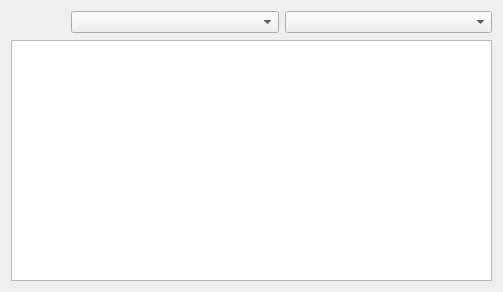
<?xml version="1.0" encoding="UTF-8"?>
<ui version="4.0">
 <class>mdiForm</class>
 <widget class="QWidget" name="mdiForm">
  <property name="geometry">
   <rect>
    <x>0</x>
    <y>0</y>
    <width>503</width>
    <height>292</height>
   </rect>
  </property>
  <property name="sizePolicy">
   <sizepolicy hsizetype="Expanding" vsizetype="Expanding">
    <horstretch>0</horstretch>
    <verstretch>0</verstretch>
   </sizepolicy>
  </property>
  <property name="windowTitle">
   <string/>
  </property>
  <layout class="QVBoxLayout" name="verticalLayout">
   <property name="sizeConstraint">
    <enum>QLayout::SetMaximumSize</enum>
   </property>
   <item>
    <layout class="QHBoxLayout" name="horizontalLayout">
     <item>
      <widget class="QToolButton" name="toolButton_backward">
       <property name="text">
        <string/>
       </property>
       <property name="icon">
        <iconset resource="../icons.qrc">
         <normaloff>:/icons/16x16/go-previous.png</normaloff>:/icons/16x16/go-previous.png</iconset>
       </property>
       <property name="toolButtonStyle">
        <enum>Qt::ToolButtonIconOnly</enum>
       </property>
       <property name="autoRaise">
        <bool>true</bool>
       </property>
      </widget>
     </item>
     <item>
      <widget class="QToolButton" name="toolButton_forward">
       <property name="text">
        <string/>
       </property>
       <property name="icon">
        <iconset resource="../icons.qrc">
         <normaloff>:/icons/16x16/go-next.png</normaloff>:/icons/16x16/go-next.png</iconset>
       </property>
       <property name="autoRaise">
        <bool>true</bool>
       </property>
      </widget>
     </item>
     <item>
      <widget class="QComboBox" name="comboBox_books"/>
     </item>
     <item>
      <widget class="QComboBox" name="comboBox_chapters"/>
     </item>
    </layout>
   </item>
   <item>
    <widget class="QTextBrowser" name="textBrowser">
     <property name="sizePolicy">
      <sizepolicy hsizetype="Expanding" vsizetype="Expanding">
       <horstretch>0</horstretch>
       <verstretch>0</verstretch>
      </sizepolicy>
     </property>
     <property name="minimumSize">
      <size>
       <width>100</width>
       <height>100</height>
      </size>
     </property>
     <property name="contextMenuPolicy">
      <enum>Qt::CustomContextMenu</enum>
     </property>
    </widget>
   </item>
  </layout>
 </widget>
 <resources>
  <include location="../icons.qrc"/>
 </resources>
 <connections/>
</ui>
